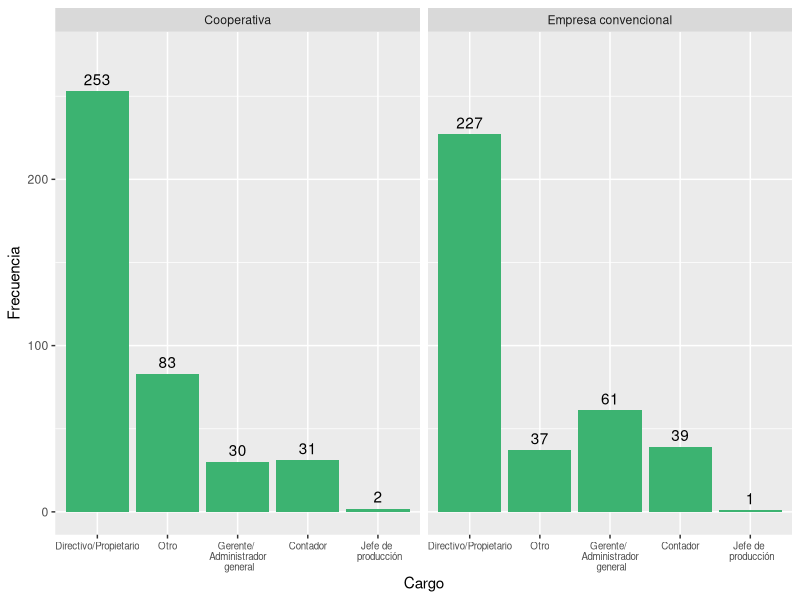
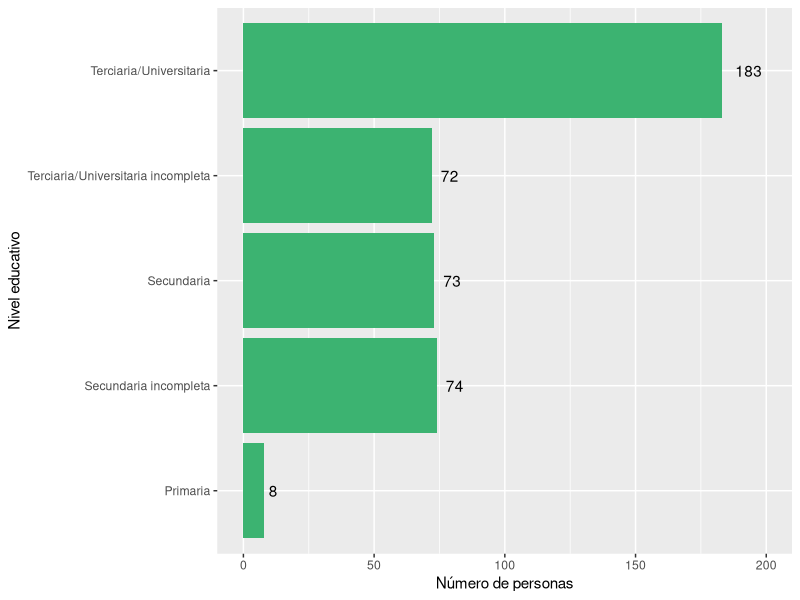
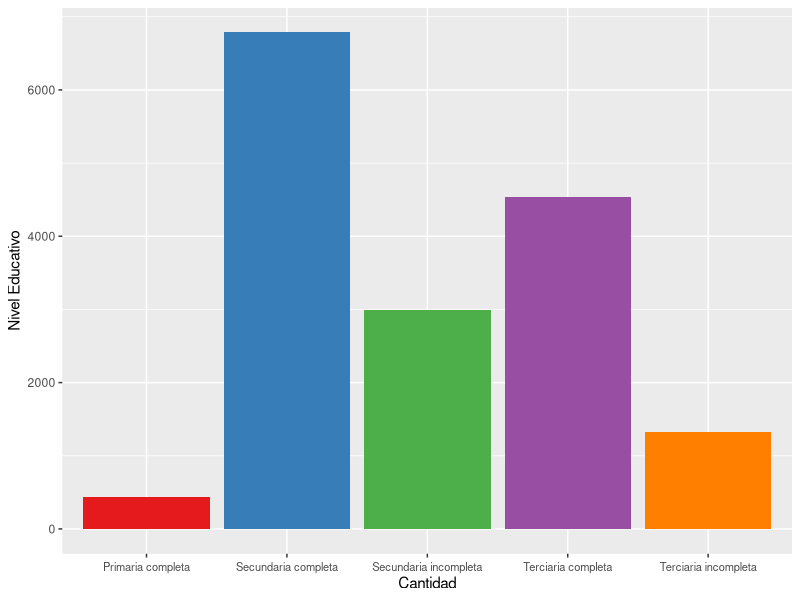
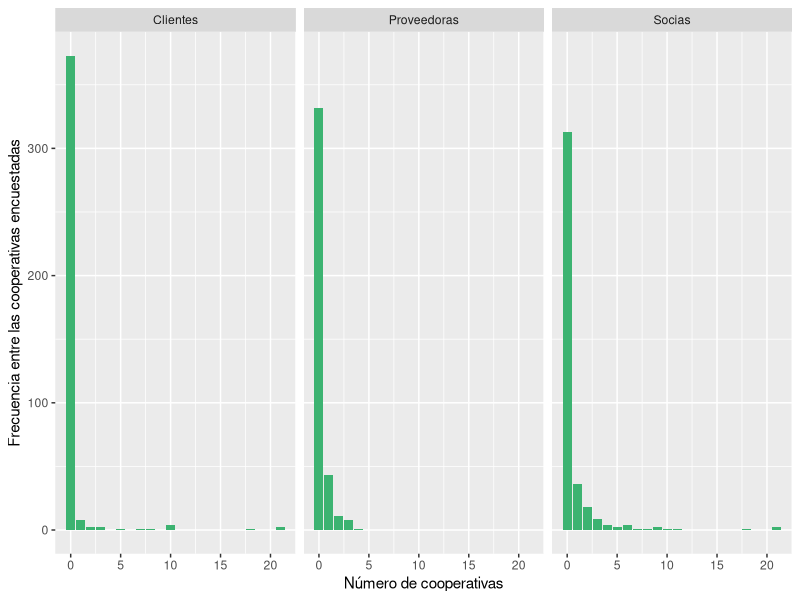
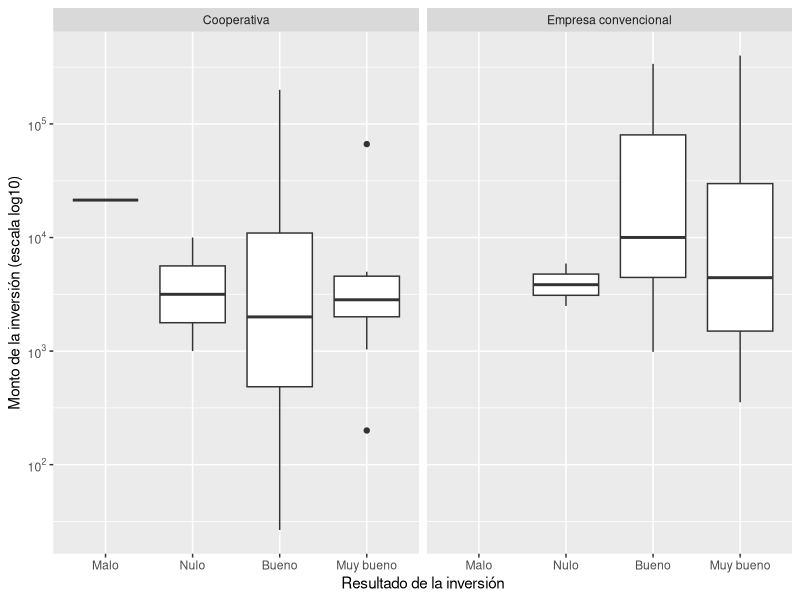

These figures' R source, in order:
## ---- chunk 1
knitr::opts_chunk$set(echo = FALSE, warning = FALSE, error = FALSE, message = FALSE, fig.height = 4, fig.width = 6)
## ---- chunk 2
### PREPARACIÓN DE LOS DATOS ###

library(tidyverse)
library(haven)
library(scales)
library(lubridate)

datos <- read_dta("Datos/2011_2013panel.dta")

#Datos sobre: info general, cantidad de ocupados segun categorias   

gen_ocup <- datos %>% select(form, año, cp, ct, a22cargo, a4, a11a1, a11a2, a11a3,b1, b2SOC1:b2ASALtot, b2SOC135:b2ASALtotf, b3soc2p: b3asal6tuc, starts_with("ciiu"))


#Datos sobre: supervisión y conflicto: gestion, ausentismo

sup_conf <- datos %>%
  select(form, año, f21, f22, f23, f3, f3b1, f3b2, f3b3, f4bactitud, f4ccalidad)

  
#Datos sobre: tecnologia e innovación

tecno <- datos %>%
  select(form, año, g11:g31, g31:g31resul, g4proc:g422emp, g41a, g41b, g43a:g44b)
  
#Opiniones del entrevistado

opinion <- datos %>%
  select(form, año, h1posturaa, h5pacienci, h84educaci, h89sexo)

##Remuneraciones

#Salarios nominales promedio por categoria
Salarios <- datos %>% 
  select(form, año, c31asal:c36rs) 

##Inversion y financiamiento

EdiCons <- datos %>%
  select(Capital=d11capcap, Gastos= d11invgasg, Ingresos=d11invingi, Inversiones=d11invinv, Activo=d11actact)

TotAct <- datos %>%
  select(d16captot:d16acttot)

TotPas <- datos %>%
  select(d2tot)


#Trabajadores que ingresaron y dejaron la cooperativa por edad.
TraIng <- datos %>%
  select(año, b18a35soc:b18atot)

TraDej <- datos %>%
  select(año, b14a35soc:b14atot)

## ---- chunk 3

gen_ocup %>%
  filter(is.na(a22cargo) == FALSE) %>%
  mutate(a22cargo = recode(a22cargo, `1` = "Directivo/Propietario", `2` = "Gerente/ \n Administrador \n general", `3` = "Contador", `4` = "Jefe de \n producción", `5` = "Otro"), cp = recode(cp, `1` = "Cooperativa", `0` = "Empresa convencional")) %>%
  group_by(cp, a22cargo) %>%
  summarise(Frecuencia = n()) %>%
  ggplot(aes(x = reorder(a22cargo, -Frecuencia))) +
  geom_bar(aes(y = Frecuencia), stat = "identity", fill = "mediumseagreen") +
  facet_wrap(vars(cp)) + 
  geom_text(aes(y = Frecuencia, label = Frecuencia), vjust = -.5) +
  ylim(0, 275) + 
  theme(axis.text.x = element_text(size = 7)) +
  labs(x = "Cargo", y = "Frecuencia") 
## ---- chunk 4
opinion %>%
  filter(is.na(h89sexo) == FALSE) %>%  #En el primer anio no se pregunto
  ggplot() +
  geom_bar(aes(as.factor(h84educaci)), fill = "mediumseagreen") +
  scale_x_discrete(labels = c("Primaria", "Secundaria incompleta", "Secundaria", "Terciaria/Universitaria incompleta", "Terciaria/Universitaria")) +
  coord_flip() +
  labs(x = "Nivel educativo", y = "Número de personas") +
  geom_text(aes(x = h84educaci, y = (..count..), label = (..count..)), stat = "count", hjust = -.5) + ylim(0, 200)
## ---- chunk 5
gen_ocup %>%
  select(año, b3asal2p:b3asal6tuc) %>%
  filter(año == 2) %>% 
  group_by(año) %>%
  summarise(b3asal2p = sum(b3asal2p, na.rm = T),
            b3asal3si = sum(b3asal3si, na.rm = T),
            b3asal4sc = sum(b3asal4sc, na.rm = T),
            b3asal5tui = sum(b3asal5tui, na.rm = T),
            b3asal6tuc = sum(b3asal6tuc, na.rm = T)) %>%
  gather("NivelEducativo", "Cantidad", -año) %>%
  mutate(NivelEducativo = recode(NivelEducativo, b3asal2p = "Primaria completa", b3asal3si = "Secundaria incompleta", b3asal4sc = "Secundaria completa", b3asal5tui = "Terciaria incompleta", b3asal6tuc = "Terciaria completa")) %>% 
 ggplot() +
  geom_bar(aes(y = Cantidad, x = NivelEducativo, fill = NivelEducativo), stat = "identity") +
   theme(axis.text.x = element_text(vjust = 0.5, size = 8), legend.position = "none") +
  labs(x = "Cantidad", y = "Nivel Educativo", colour = "Nivel Educativo") +
  scale_fill_brewer(palette = "Set1")
## ---- chunk 6

#ver outliers

gen_ocup %>%
  mutate(tipo_coop = case_when(cp == 1 & is.na(ct) ~ "CP", ct == 1  ~ "CT")) %>%
  filter(a11a1 < 500, a11a2 < 500, a11a3 < 500) %>% #Hay outliers que son posibles errores y afectan mucho la grafica
  gather("tipo_colab", "cantidad", a11a1, a11a2, a11a3) %>%
  mutate(tipo_colab = recode(tipo_colab,a11a1 = "Proveedoras", a11a2 = "Socias", a11a3 = "Clientes")) %>%
  group_by(tipo_colab, cantidad) %>%
  summarise(n = n()) %>%
  ggplot() + 
  geom_bar(aes(x = cantidad, y =  n), stat = "identity", fill = "mediumseagreen") + 
  facet_wrap(vars(tipo_colab)) +
  labs(x = "Número de cooperativas", y = "Frecuencia entre las cooperativas encuestadas")
## ---- chunk 7
datos %>%
  select(cp, form, año, g31:g31resul) %>%
  mutate(cp = recode(cp, `1` = "Cooperativa", `0` = "Empresa convencional")) %>%
  filter(g31 == 1, is.na(g31resul) == FALSE) %>%
  ggplot() +
  geom_boxplot(aes(x = as.factor(g31resul), y = g31inv)) +
  scale_y_log10(breaks = trans_breaks("log10", function(x) 10^x),
              labels = trans_format("log10", math_format(10^.x))) +
  facet_wrap(vars(cp)) + 
  scale_x_discrete(labels = c("Malo", "Nulo", "Bueno", "Muy bueno")) +
  labs(x = "Resultado de la inversión", y = "Monto de la inversión (escala log10)")
